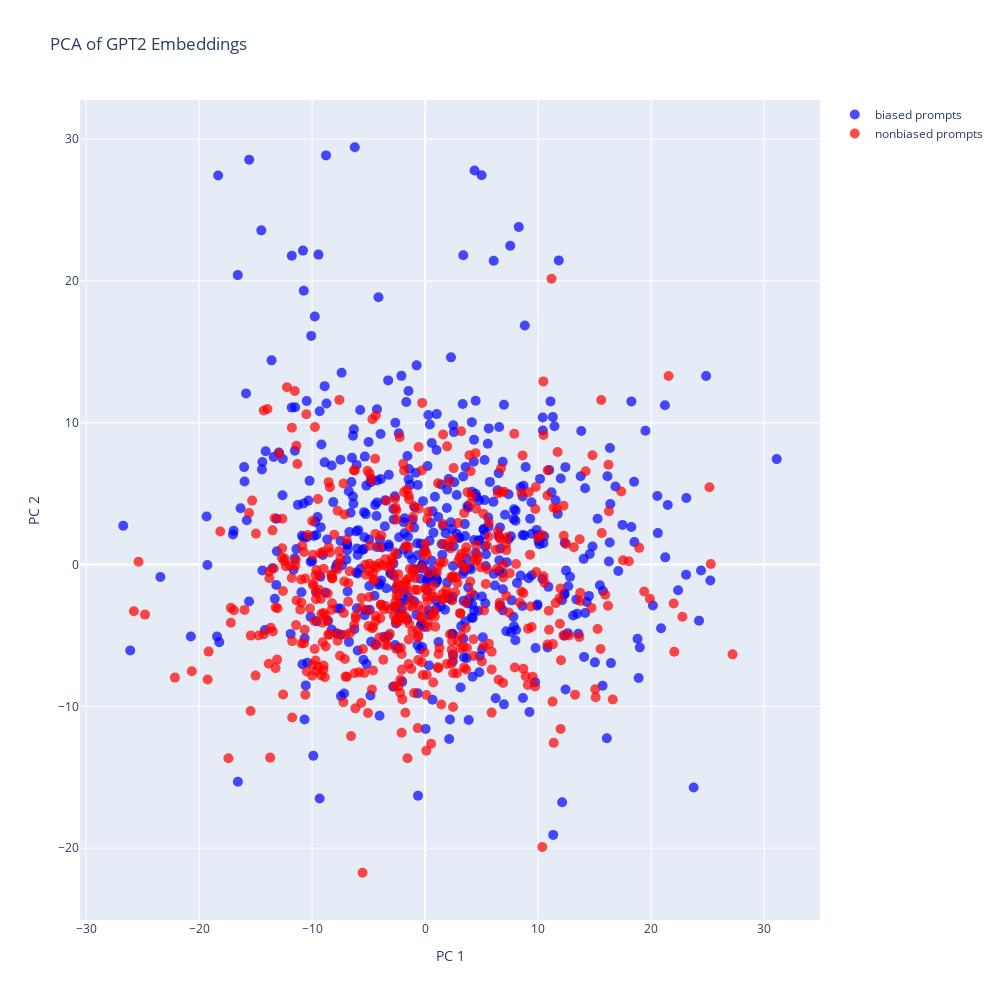

Here is the notebook cell this chart was saved with:
### Code cell
from sklearn.manifold import TSNE
import matplotlib.pyplot as plt
# Example projected data (344, 768) from previous SVD projection
projected_rows = np.dot(stacked_matrix, Vt[[4, 10], :].T)
# Labels for bias and nonbias


# Step 1: Create scatter plot
# plt.figure(figsize=(8, 6))

# Step 2: Plot the first 172 points in red ("bias")
bias_x = projected_rows[:len(projected_rows)//2, 0]
bias_y = projected_rows[:len(projected_rows)//2, 1]
# plt.scatter(projected_rows[:len(projected_rows)//2, 0], projected_rows[:len(projected_rows)//2, 1], color='red', label='bias', alpha=0.2)
trace = go.Scatter(
        x=bias_x,
        y=bias_y,
        mode='markers',
        name='biased prompts',
        text=bias_labels,  # This sets the hover text
        marker=dict(size=10, color='blue', opacity=0.7),
        hoverinfo='text+x+y'  # Show label, x and y on hover
    )

nonbias_x = projected_rows[len(projected_rows)//2:, 0]
nonbias_y = projected_rows[len(projected_rows)//2:, 1]
trace2 = go.Scatter(
        x=nonbias_x,
        y=nonbias_y,
        mode='markers',
        name='nonbiased prompts',
        text=nonbias_labels,  # This sets the hover text
        marker=dict(size=10, color='red', opacity=0.7),
        hoverinfo='text+x+y'  # Show label, x and y on hover
    )
layout = go.Layout(
        title='PCA of GPT2 Embeddings',
        xaxis=dict(title='PC 1'),
        yaxis=dict(title='PC 2'),
        hovermode='closest',
        width=1000,
        height=1000
)
fig = go.Figure(data=[trace, trace2], layout=layout)
fig.show()

# Step 3: Plot the last 172 points in blue ("nonbias")
# plt.scatter(projected_rows[len(projected_rows)//2:, 0], projected_rows[len(projected_rows)//2:, 1], color='blue', label='nonbias', alpha=0.2)



# Step 5: Add labels and title
# plt.xlabel("Principal Component 1")
# plt.ylabel("Principal Component 2")
# plt.title("Projection of Rows onto First 2 Principal Components")
# plt.legend()

### Figure 1 — Plotly figure (JSON) as saved in the notebook; plotly's stock layout.template omitted (floating-point values rounded to 4 significant figures; data arrays with more than 128 entries replaced by an {"elided": "..."} marker saying what was removed)
{"data": [{"hoverinfo": "text+x+y", "marker": {"color": "blue", "opacity": 0.7, "size": 10}, "mode": "markers", "name": "biased prompts", "text": {"elided": "516 str values"}, "type": "scatter", "x": {"elided": "516 float values"}, "y": {"elided": "516 float values"}}, {"hoverinfo": "text+x+y", "marker": {"color": "red", "opacity": 0.7, "size": 10}, "mode": "markers", "name": "nonbiased prompts", "text": {"elided": "516 str values"}, "type": "scatter", "x": {"elided": "516 float values"}, "y": {"elided": "516 float values"}}], "layout": {"height": 1000, "hovermode": "closest", "title": {"text": "PCA of GPT2 Embeddings"}, "width": 1000, "xaxis": {"autorange": true, "range": [-30.55, 34.95], "title": {"text": "PC 1"}, "type": "linear"}, "yaxis": {"autorange": true, "range": [-25.07, 32.76], "title": {"text": "PC 2"}, "type": "linear"}}}
